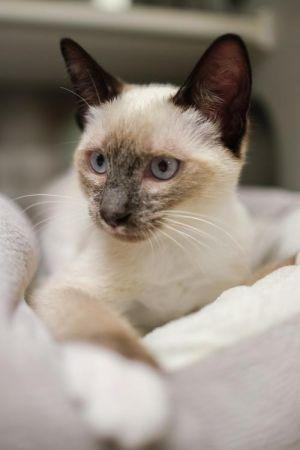
#> input picture pcc.jpg, 300 x 450 px
$ python ahe.py
#> lines starting #> are read from the running program, lines starting #| are printed output that depends on the picture
import numpy as np
import matplotlib.pyplot as plt
from skimage import exposure

def clahe(image, clip_limit, grid_size):
    # Normalize the image to the range of -1 to 1
    image = image.astype(np.float32) / 255.0 * 2.0 - 1.0

    # Apply CLAHE to the normalized image
    clahe_image = exposure.equalize_adapthist(image, clip_limit=clip_limit, kernel_size=grid_size)

    return clahe_image

# Read the image
image = plt.imread('pcc.jpg')
#> image is the input picture: shape (450, 300, 3); mean R, G, B 152.2, 142, 131.1

# Convert the image to grayscale if it is not already
if image.ndim == 3:
    image = np.mean(image, axis=2)
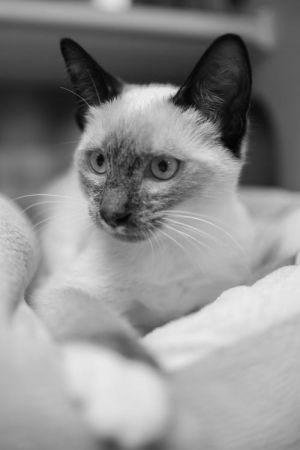
#> image: shape (450, 300) float64; min 0.333, max 241, mean 141.8

# Apply CLAHE with clip limit 0.03 and grid size 8x8
clahe_image = clahe(image, clip_limit=.01, grid_size=8)
#> in clahe, `clahe_image = exposure.equalize_adapthist(image, clip_limit=clip_limit..`:
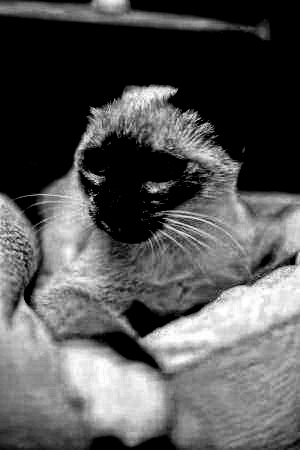
#> clahe_image: shape (450, 300) float32; min 0, max 1, mean 0.336

# Display the original image and the CLAHE image
plt.subplot(1, 2, 1)
plt.imshow(image, cmap='gray')
plt.title('Original Image')

plt.subplot(1, 2, 2)
plt.imshow(clahe_image, cmap='gray')
plt.title('CLAHE Image')

plt.show()
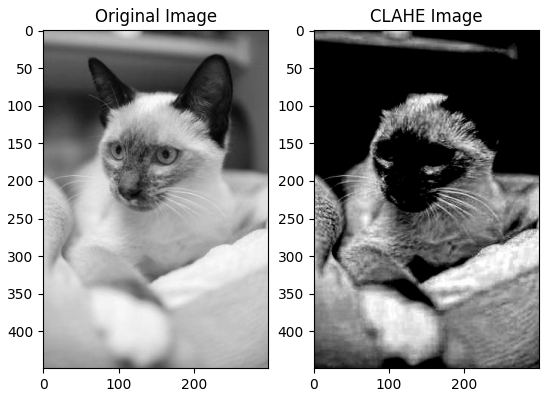
#> figure drawn by matplotlib, 2 panels

$ run again, with DP_ragdoll-1-_jpg.rf.75f14861f3d69db4d460287523598d43.jpg copied over pcc.jpg
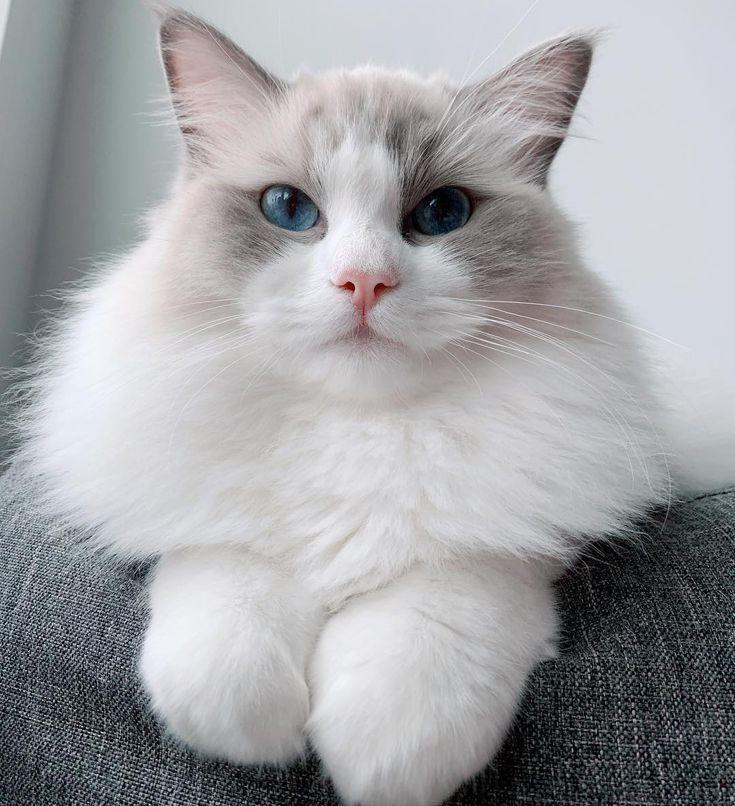
#> input picture DP_ragdoll-1-_jpg.rf.75f14861f3d69db4d460287523598d43.jpg, 735 x 806 px
#> image is the input picture: shape (806, 735, 3); mean R, G, B 161.2, 161.8, 164.9
#> in clahe, `clahe_image = exposure.equalize_adapthist(image, clip_limit=clip_limit..`:
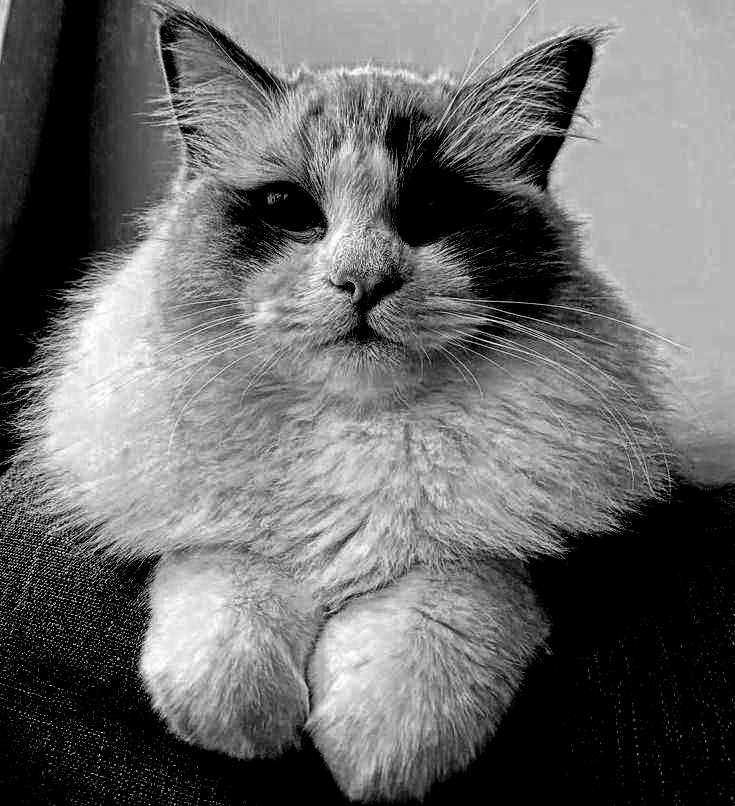
#> clahe_image: shape (806, 735) float32; min 0, max 1, mean 0.417
#> `plt.show()`:
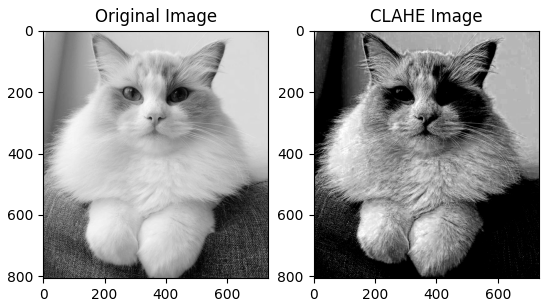
#> figure drawn by matplotlib, 2 panels
